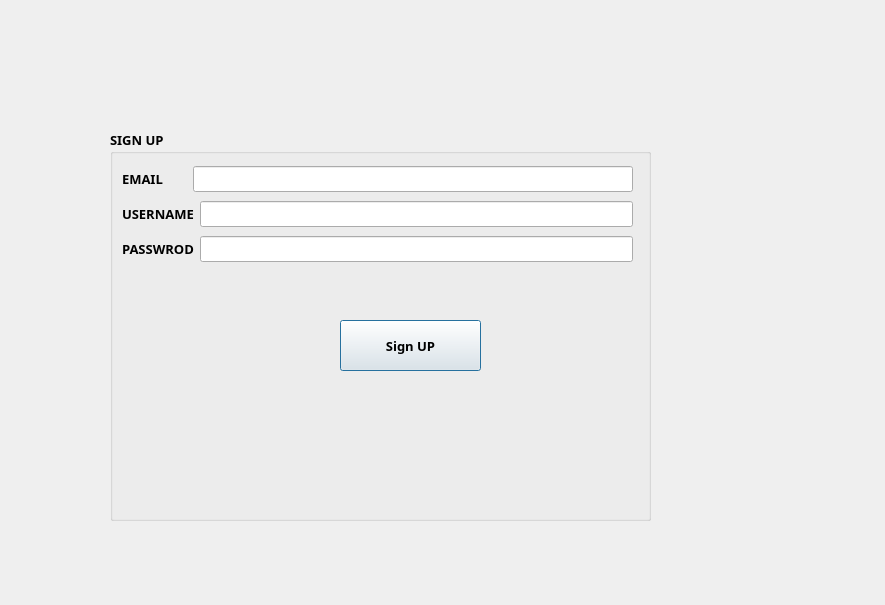
<?xml version="1.0" encoding="UTF-8"?>
<ui version="4.0">
 <class>SignUp</class>
 <widget class="QDialog" name="SignUp">
  <property name="geometry">
   <rect>
    <x>0</x>
    <y>0</y>
    <width>885</width>
    <height>605</height>
   </rect>
  </property>
  <property name="windowTitle">
   <string>Dialog</string>
  </property>
  <widget class="QGroupBox" name="groupBox_singup">
   <property name="geometry">
    <rect>
     <x>110</x>
     <y>130</y>
     <width>541</width>
     <height>391</height>
    </rect>
   </property>
   <property name="font">
    <font>
     <family>Bahnschrift</family>
     <pointsize>10</pointsize>
     <weight>75</weight>
     <bold>true</bold>
    </font>
   </property>
   <property name="title">
    <string>SIGN UP</string>
   </property>
   <widget class="QWidget" name="layoutWidget">
    <property name="geometry">
     <rect>
      <x>12</x>
      <y>33</y>
      <width>511</width>
      <height>103</height>
     </rect>
    </property>
    <layout class="QVBoxLayout" name="verticalLayout">
     <item>
      <layout class="QHBoxLayout" name="horizontalLayout_2">
       <item>
        <widget class="QLabel" name="label_username">
         <property name="text">
          <string>EMAIL       </string>
         </property>
         <property name="buddy">
          <cstring>lineEdit_username</cstring>
         </property>
        </widget>
       </item>
       <item>
        <widget class="QLineEdit" name="lineEdit_Email"/>
       </item>
      </layout>
     </item>
     <item>
      <layout class="QHBoxLayout" name="horizontalLayout">
       <item>
        <widget class="QLabel" name="label_password">
         <property name="text">
          <string>USERNAME</string>
         </property>
         <property name="buddy">
          <cstring>lineEdit_password</cstring>
         </property>
        </widget>
       </item>
       <item>
        <widget class="QLineEdit" name="lineEdit_username"/>
       </item>
      </layout>
     </item>
     <item>
      <layout class="QHBoxLayout" name="horizontalLayout_3">
       <item>
        <widget class="QLabel" name="label_confirmpass">
         <property name="text">
          <string>PASSWROD</string>
         </property>
         <property name="buddy">
          <cstring>lineEdit_Email</cstring>
         </property>
        </widget>
       </item>
       <item>
        <widget class="QLineEdit" name="lineEdit_password">
         <property name="echoMode">
          <enum>QLineEdit::Password</enum>
         </property>
        </widget>
       </item>
      </layout>
     </item>
    </layout>
   </widget>
   <widget class="QPushButton" name="pushButton">
    <property name="geometry">
     <rect>
      <x>230</x>
      <y>190</y>
      <width>141</width>
      <height>51</height>
     </rect>
    </property>
    <property name="text">
     <string>Sign UP</string>
    </property>
   </widget>
  </widget>
 </widget>
 <resources/>
 <connections/>
</ui>
